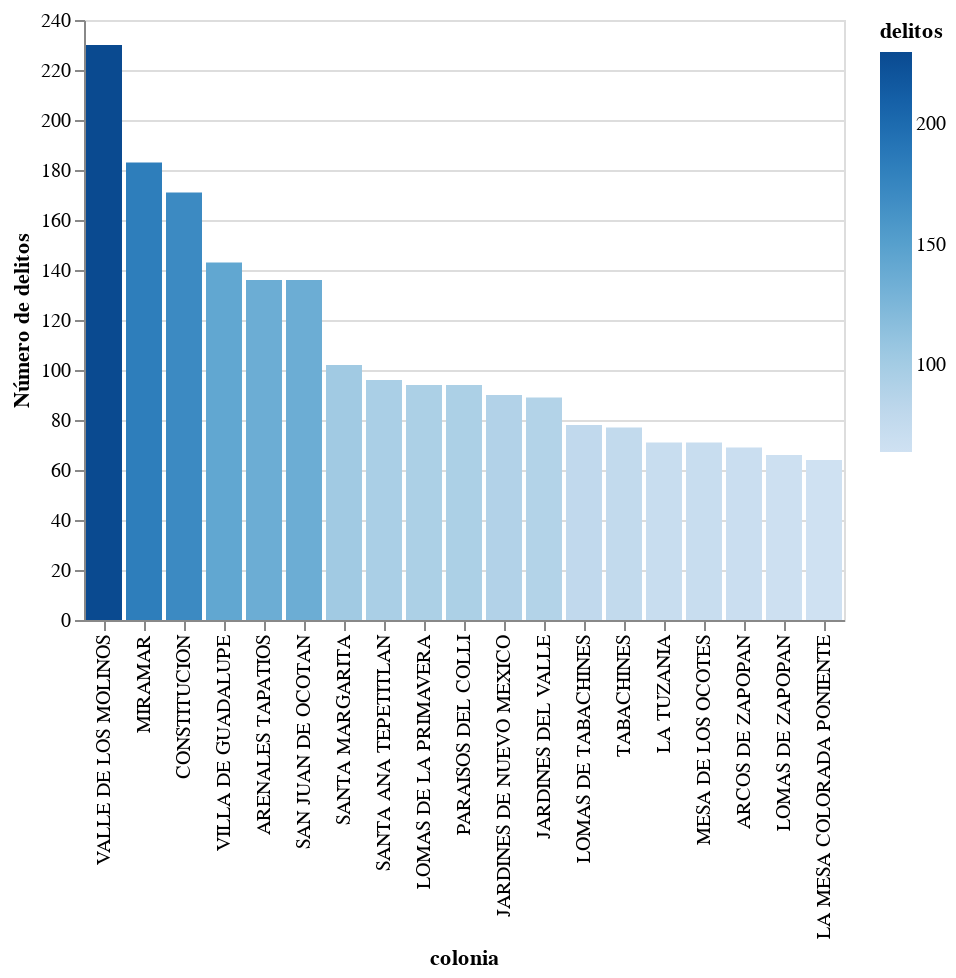

Notebook source saved alongside this figure:
### Code cell
alt.Chart(
    delito_zapopan,
).mark_bar().encode(
    x=alt.X('colonia:N', sort='-y'),
    y=alt.Y('fecha:Q', title="Número de delitos"),
    color=alt.Color('fecha:Q', title="delitos")
).transform_window(
    rank='rank(fecha)',
    sort=[alt.SortField('fecha', order='descending')]
).transform_filter(
    (alt.datum.rank < 20)
)

### Figure 1 — Vega-Lite specification as saved in the notebook (floating-point values rounded to 4 significant figures; data arrays with more than 128 entries replaced by an {"elided": "..."} marker saying what was removed)
{"config": {"view": {"continuousWidth": 400, "continuousHeight": 300}}, "data": {"name": "data-89288ef88984cb2ae2380e154b0860ec"}, "mark": "bar", "encoding": {"color": {"field": "fecha", "title": "delitos", "type": "quantitative"}, "x": {"field": "colonia", "sort": "-y", "type": "nominal"}, "y": {"field": "fecha", "title": "Número de delitos", "type": "quantitative"}}, "transform": [{"window": [{"op": "rank", "field": "fecha", "as": "rank"}], "sort": [{"field": "fecha", "order": "descending"}]}, {"filter": "(datum.rank < 20)"}], "$schema": "https://vega.github.io/schema/vega-lite/v4.17.0.json", "datasets": {"data-89288ef88984cb2ae2380e154b0860ec": {"elided": "472 records"}}}
